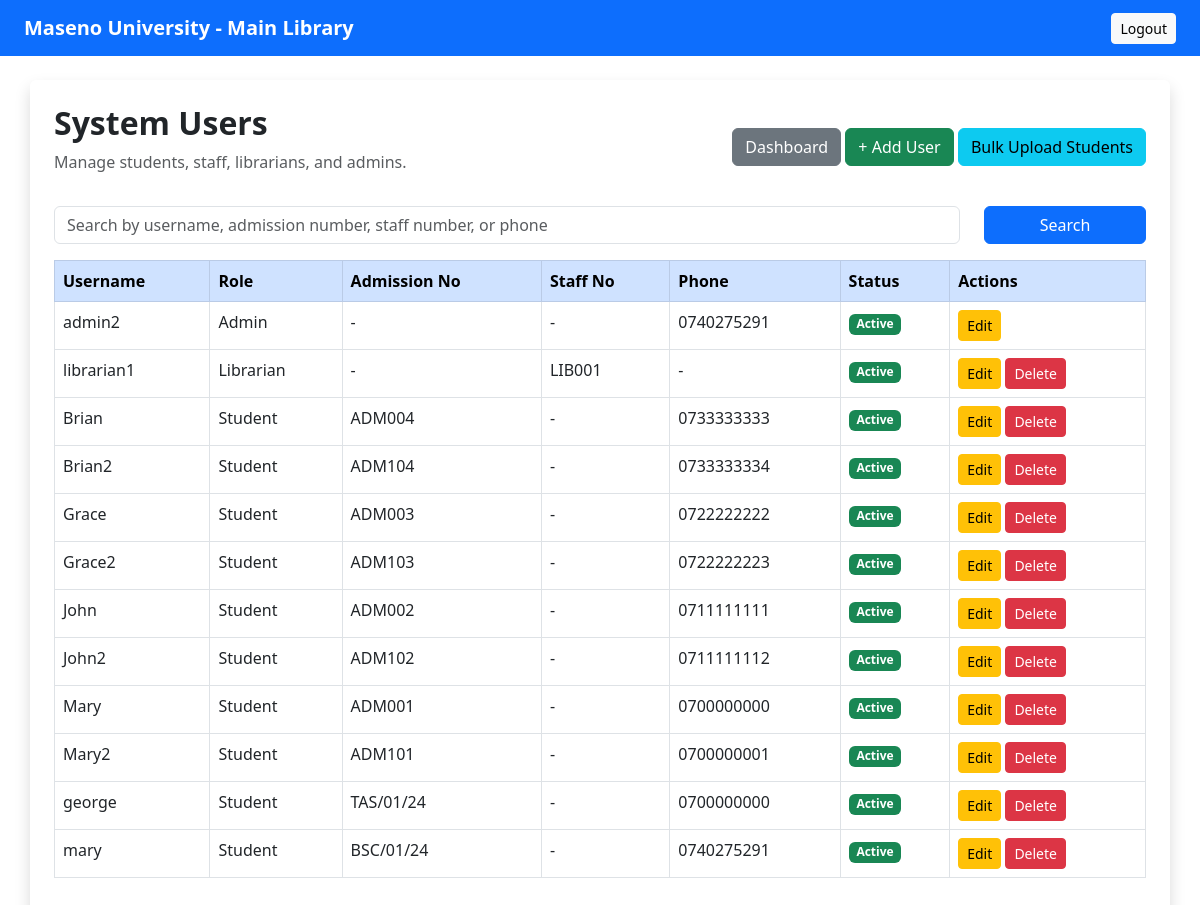
The page /users/ (signed in) on the database its author committed.
### core/models.py (models this page shows, shortened)
class SystemSettings(models.Model):
    school_name = models.CharField(max_length=200, default="Maseno SmartLib")
    library_name = models.CharField(max_length=200, default="School Library")
    school_email = models.EmailField(blank=True, null=True)
    school_phone = models.CharField(max_length=50, blank=True, null=True)
    address = models.CharField(max_length=255, blank=True, null=True)
    logo = models.ImageField(upload_to='logos/', blank=True, null=True)
    theme_color = models.CharField(max_length=20, default="#0d6efd")
    class Meta:
        verbose_name = "System Setting"
        verbose_name_plural = "System Settings"

class Profile(models.Model):
    ROLE_CHOICES = [
        ('admin', 'Admin'),
        ('librarian', 'Librarian'),
        ('teacher', 'Teacher/Staff'),
        ('student', 'Student'),
    ]
    user = models.OneToOneField(User, on_delete=models.CASCADE)
    role = models.CharField(max_length=20, choices=ROLE_CHOICES, default='student')
    admission_number = models.CharField(
        max_length=50,
        blank=True,
        null=True,
        unique=True
    )
    staff_number = models.CharField(
        max_length=50,
        blank=True,
        null=True,
        unique=True
    )
    phone = models.CharField(max_length=50, blank=True, null=True)
    must_change_password = models.BooleanField(default=False)

### core/views.py (the view, shortened to what this page needs)
@login_required
def user_list(request):
    if not admin_required(request.user):
        return forbidden_page()
    query = request.GET.get('q', '').strip()
    profiles = Profile.objects.select_related('user').all().order_by(
        'role',
        'user__username'
    )
    return render(request, 'core/user_list.html', {
        'system_settings': get_settings(),
        'profiles': profiles,
        'query': query
    })

### core/views.py (called while the page is built)
def get_settings():
    system_settings = SystemSettings.objects.order_by('-id').first()
    if system_settings is None:
        system_settings = SystemSettings.objects.create(
            school_name="Maseno University",
            library_name="Main Library",
            theme_color="#0d6efd"
        )
    return system_settings

def get_user_profile(user):
    profile, created = Profile.objects.get_or_create(
        user=user,
        defaults={'role': 'student'}
    )
    return profile

def admin_required(user):
    return get_user_profile(user).role == 'admin'

### templates/core/user_list.html (shortened to what this page needs)
<!DOCTYPE html>
<html>
<head>
    <link href="https://cdn.jsdelivr.net/npm/bootstrap@5.3.0/dist/css/bootstrap.min.css" rel="stylesheet">
</head>
<body style="background:url('https://images.unsplash.com/photo-1524995997946-a1c2e315a42f') no-repeat center center fixed;background-size:cover;">
<nav class="navbar navbar-dark px-4" style="background: {{ system_settings.theme_color }};">
    <span class="navbar-brand fw-bold">{{ system_settings.school_name }} - {{ system_settings.library_name }}</span>
    <a href="{% url 'logout' %}" class="btn btn-light btn-sm">Logout</a>
</nav>
<div class="container mt-4 bg-white p-4 rounded shadow">
    <div class="d-flex justify-content-between align-items-center mb-3">
        <div>
            <h2 class="fw-bold">System Users</h2>
            <p class="text-muted">Manage students, staff, librarians, and admins.</p>
        </div>
        <div>
            <a href="{% url 'dashboard' %}" class="btn btn-secondary">Dashboard</a>
            <a href="{% url 'add_user' %}" class="btn btn-success">+ Add User</a>
            <a href="{% url 'bulk_upload_students' %}" class="btn btn-info">Bulk Upload Students</a>
        </div>
    </div>
    <form method="GET" class="row mb-3">
        <div class="col-md-10">
            <input type="text" name="q" value="{{ query }}" class="form-control"
                   placeholder="Search by username, admission number, staff number, or phone">
        </div>
        <div class="col-md-2">
            <button class="btn btn-primary w-100">Search</button>
        </div>
    </form>
    <table class="table table-bordered table-hover">
        <thead class="table-primary">
            <tr>
                <th>Username</th>
                <th>Role</th>
                <th>Admission No</th>
                <th>Staff No</th>
                <th>Phone</th>
                <th>Status</th>
                <th>Actions</th>
            </tr>
        </thead>
        <tbody>
            {% for profile in profiles %}
            <tr>
                <td>{{ profile.user.username }}</td>
                <td>{{ profile.role|title }}</td>
                <td>{{ profile.admission_number|default:"-" }}</td>
                <td>{{ profile.staff_number|default:"-" }}</td>
                <td>{{ profile.phone|default:"-" }}</td>
                <td>
                    {% if profile.user.is_active %}
                        <span class="badge bg-success">Active</span>
                    {% else %}
                        <span class="badge bg-danger">Inactive</span>
                    {% endif %}
                </td>
                <td>
                    <a href="{% url 'edit_user' profile.id %}" class="btn btn-sm btn-warning">Edit</a>
                    {% if profile.user != request.user %}
                    <a href="{% url 'delete_user' profile.id %}" class="btn btn-sm btn-danger"
                       onclick="return confirm('Delete this user?');">
                        Delete
                    </a>
                    {% endif %}
                </td>
            </tr>
            {% empty %}
            <tr>
                <td colspan="7" class="text-center">No matching users found.</td>
            </tr>
            {% endfor %}
        </tbody>
    </table>
</div>
</body>
</html>

### rows shown on the page
SystemSettings: school_name "Maseno University", library_name "Main Library"
Profile: user.username "admin2", role "Admin", admission_number "-", staff_number "-", phone "0740275291", shows "Active"
Profile: user.username "librarian1", role "Librarian", admission_number "-", staff_number "LIB001", phone "-", shows "Active", shows "Delete"
Profile: user.username "Brian", role "Student", admission_number "ADM004", staff_number "-", phone "0733333333", shows "Active", shows "Delete"
Profile: user.username "Brian2", role "Student", admission_number "ADM104", staff_number "-", phone "0733333334", shows "Active", shows "Delete"
Profile: user.username "Grace", role "Student", admission_number "ADM003", staff_number "-", phone "0722222222", shows "Active", shows "Delete"
Profile: user.username "Grace2", role "Student", admission_number "ADM103", staff_number "-", phone "0722222223", shows "Active", shows "Delete"
Profile: user.username "John", role "Student", admission_number "ADM002", staff_number "-", phone "0711111111", shows "Active", shows "Delete"
Profile: user.username "John2", role "Student", admission_number "ADM102", staff_number "-", phone "0711111112", shows "Active", shows "Delete"
Profile: user.username "Mary", role "Student", admission_number "ADM001", staff_number "-", phone "0700000000", shows "Active", shows "Delete"
Profile: user.username "Mary2", role "Student", admission_number "ADM101", staff_number "-", phone "0700000001", shows "Active", shows "Delete"
Profile: user.username "george", role "Student", admission_number "TAS/01/24", staff_number "-", phone "0700000000", shows "Active", shows "Delete"
Profile: user.username "mary", role "Student", admission_number "BSC/01/24", staff_number "-", phone "0740275291", shows "Active", shows "Delete"
